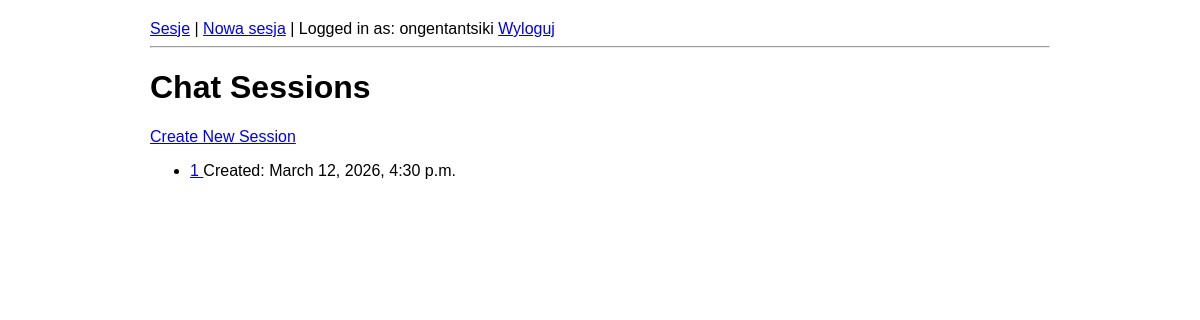
Before: / (signed in) with the older database file.
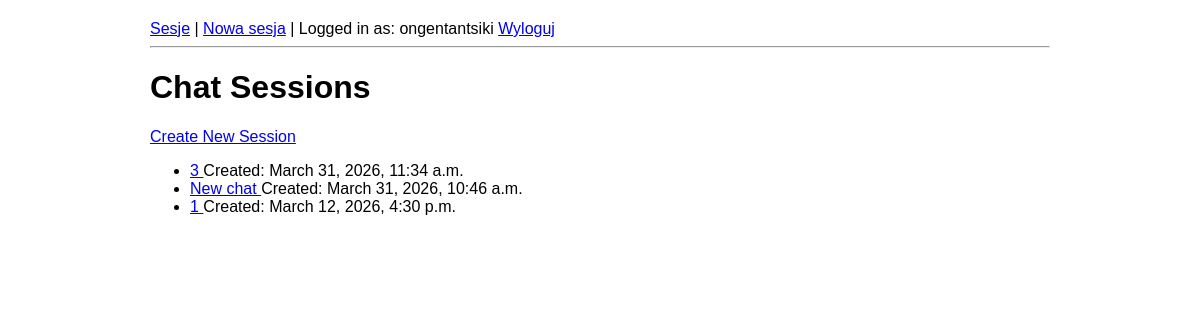
After: the same page with the newer database file.
### chat/models.py (models this page shows, shortened)
class ChatSession(models.Model):
    name = models.CharField(max_length=200)
    user = models.ForeignKey(User, on_delete=models.CASCADE)
    created_at = models.DateTimeField(auto_now_add=True)

### chat/views.py (the view)
# urls.py: path('', views.home, name='home'),
@login_required
def home(request):
    sessions = ChatSession.objects.filter(user=request.user).order_by('-created_at')
    return render(request, 'chat/home.html', {'sessions': sessions})

### chat/templates/chat/home.html
{% extends "chat/base.html" %}
{% block content %}
    <h1>Chat Sessions</h1>
    <a href="{% url 'session_create' %}">Create New Session</a>
    {% if sessions %}
        <ul>
            {% for session in sessions %}
                <li>
                    <a href="{% url 'session_detail' session_id=session.id %}">
                        {{ session.name }}
                    </a>
                    <span>Created: {{ session.created_at }}</span>
                </li>
            {% endfor %}
        </ul>
    {% else %}
        <p>No chat sessions yet. Create one to get started.</p>
    {% endif %}
{% endblock %}

Changed rows visible on the page:
added ChatSession: name "3", created_at "March 31, 2026, 11:34 a.m."
added ChatSession: name "New chat", created_at "March 31, 2026, 10:46 a.m."
